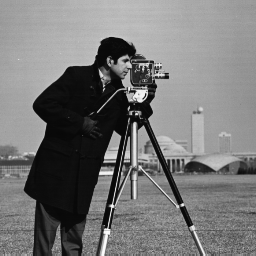
%> input picture Code/Archive/06 Image Processing/solomon-breckon-book/images/ch1_images/cameraman.tif, 256 x 256 px
$ octave rotate_image.m   (GNU Octave 9; MATLAB toolbox functions it lacks are replaced by stand-ins)
%> lines starting %> are read from the running program, lines starting %| are printed output that depends on the picture
I = imread('cameraman.tif');
%> I is the input picture: size 256x256 uint8; min 7, max 253, mean 118.7

[r, c] = size(I);
%> r = 256; c = 256

O_90 = uint8(zeros(r,c));

for i = 1: r
    O_90(i,:) = fliplr(I(:,i)');
end
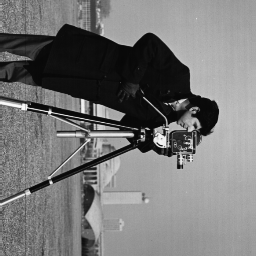
%> O_90: size 256x256 uint8; min 7, max 253, mean 118.7; mean of the top-left, top-right, bottom-left and bottom-right quarters 75.8, 119.9, 125.4, 153.8


subplot(3,2,1),imshow(I),title('Original Image');
subplot(3,2,2),imshow(O_90),title('90 Rotation');
subplot(3,2,3),imshow(I),title('Original Image');
subplot(3,2,4),imshow(I'),title('Transpose');
%> after `imshow(I')`:
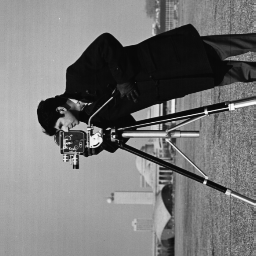
%> displayed picture: size 256x256, on the screen's scale of 0 to 255; min 7, max 253, mean 118.7; mean of the top-left, top-right, bottom-left and bottom-right quarters 119.9, 75.8, 153.8, 125.4
subplot(3,2,5),imshow(I),title('Original Image');
subplot(3,2,6),imshow(fliplr(I)),title('fliplr');
%> after `imshow(fliplr(I))`:
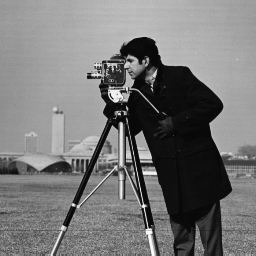
%> displayed picture: size 256x256, on the screen's scale of 0 to 255; min 7, max 253, mean 118.7; mean of the top-left, top-right, bottom-left and bottom-right quarters 153.8, 119.9, 125.4, 75.8
